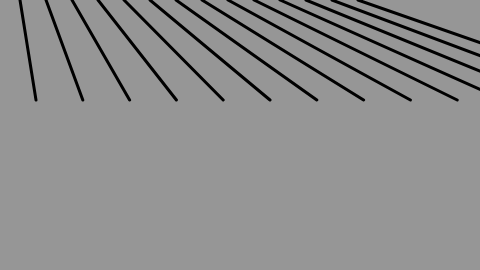
Frame 1 (no input)
Frame 60 (no input): identical to frame 1, image omitted
Frame 120 (the mouse pressed at the canvas centre since frame 60): identical to frame 1, image omitted

The p5.js sketch that drew this single still picture (run headless with seeded random() and noise() and a simulated clock; from frame 60 on, the mouse is pressed at the canvas centre):

// p5.js sketch
// ── sketch.js
function setup() {
	createCanvas (480, 270);
}
	
function draw() {
background (150);

stroke(0);
fill(255);
var x = 20;
var y = 0;
var spacing = 26;
var len = 100;

for(var i = 20; i<300; i += 20){
	strokeWeight(3);
	line(x, y, x*1.8, y + len);
	x = x+spacing;
	}
}
	
